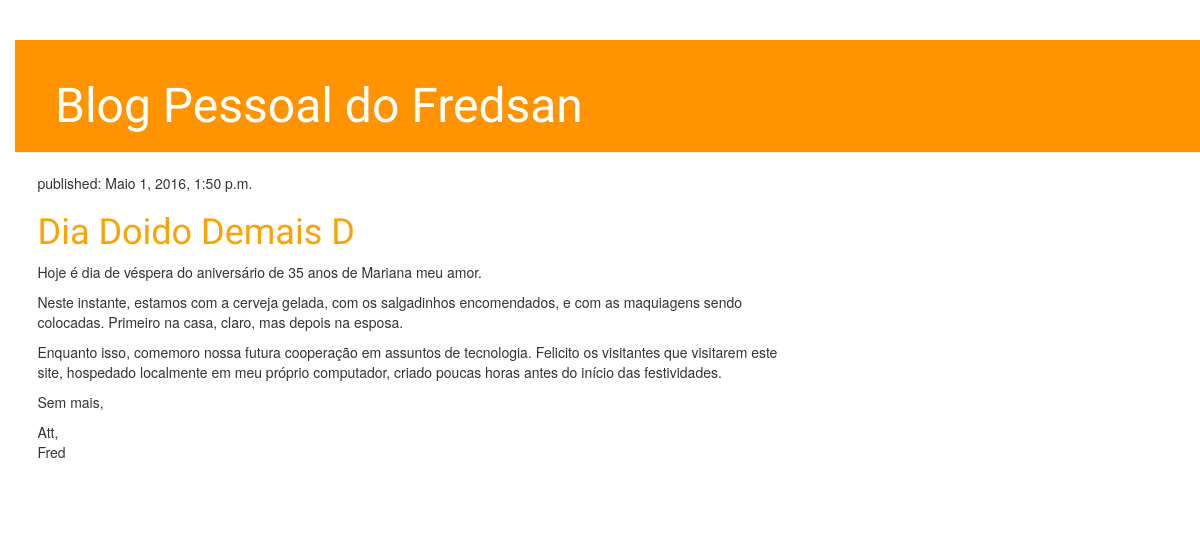
The app's page /, older data.
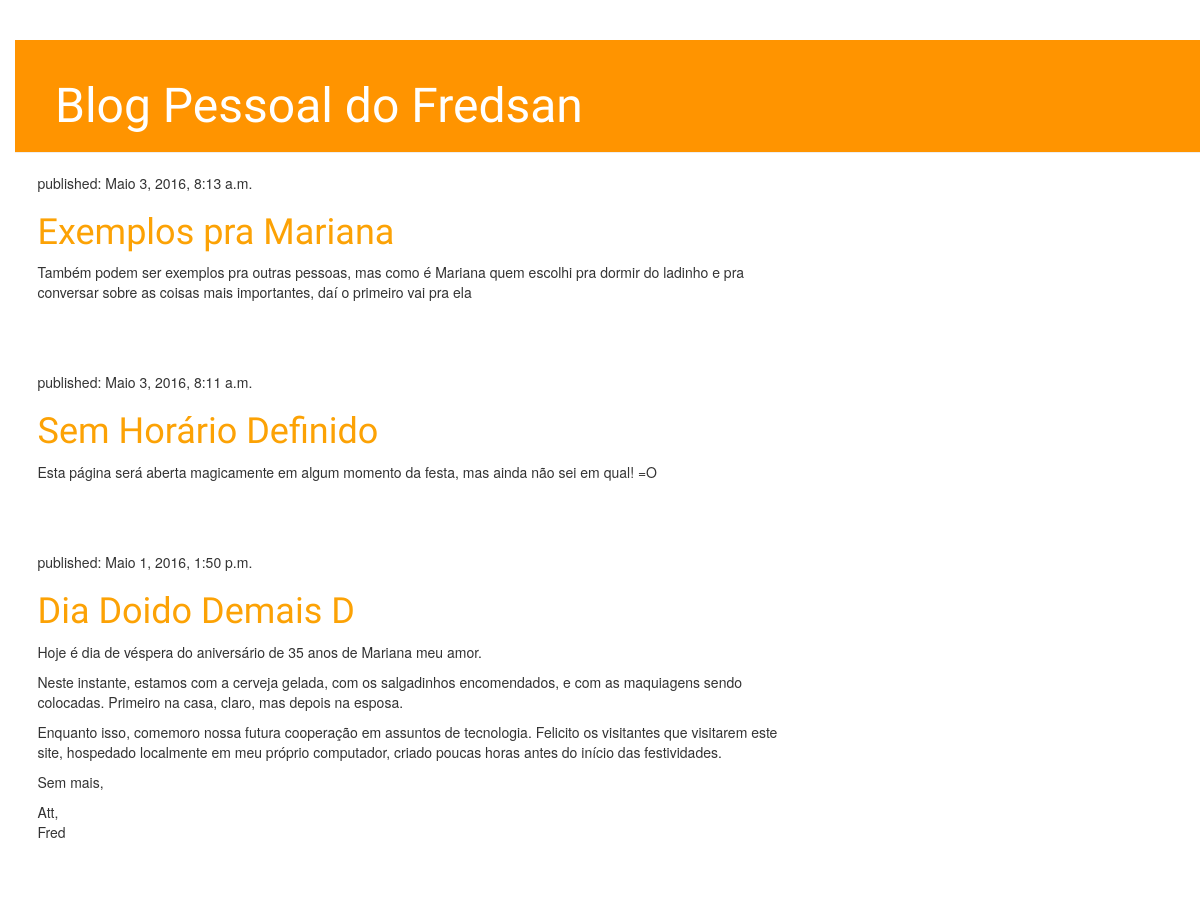
The same page, newer data.
### blog/models.py (models this page shows, shortened)
class Post(models.Model):
    author = models.ForeignKey('auth.User')
    title = models.CharField(max_length=200)
    text = models.TextField()
    created_date = models.DateTimeField(default=timezone.now)
    published_date = models.DateTimeField(blank=True,null=True)

### blog/views.py (the view)
# urls.py: url(r'^$',views.post_list)
def post_list(request):
    posts = Post.objects.filter(published_date__lte=timezone.now()).order_by('-published_date')
    return render(request, 'blog/post_list.html', {'posts':posts})

### blog/templates/blog/post_list.html
{% extends 'blog/base.html' %}
{% block content %}
{% for post in posts %}
<div class="post">
	<p>published: {{ post.published_date }}</p>
	<h1><a href="">{{ post.title }}</a></h1>
	<p>{{ post.text|linebreaks }}</p>
</div>
{% endfor %}
{% endblock content %}

Row changes from the older to the newer data that the page shows:
added Post: published_date "Maio 3, 2016, 8:13 a.m.", title "Exemplos pra Mariana", text "Também podem ser exemplos pra outras pessoas, mas como é Mariana quem escolhi pra dormir do ladinho e pra conversar sobre as coisas mais importantes, daí o primeiro vai pra ela"
now on this page (row edited): Post: published_date "Maio 3, 2016, 8:11 a.m.", title "Sem Horário Definido", text "Esta página será aberta magicamente em algum momento da festa, mas ainda não sei em qual! =O"
